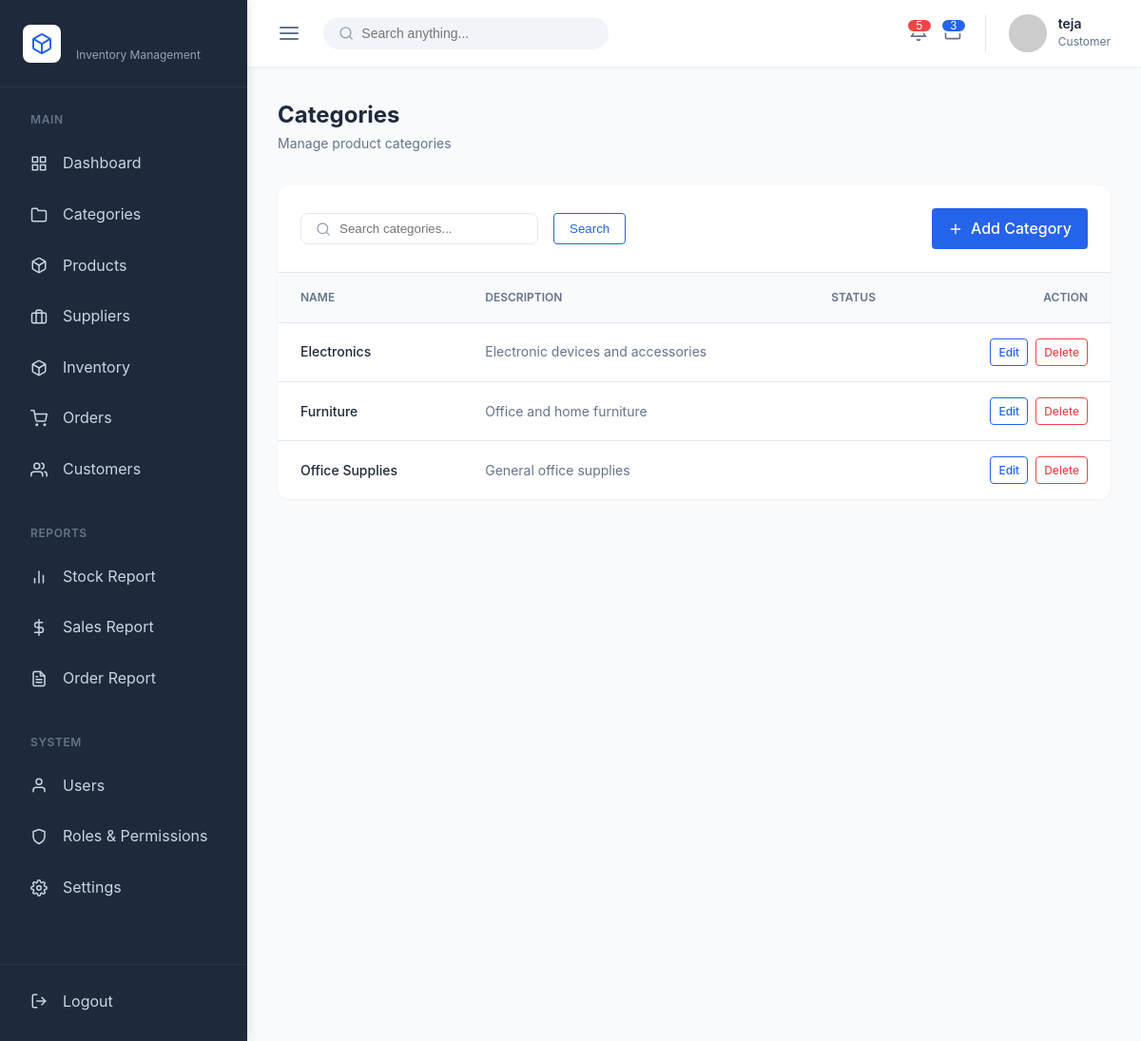
Page /categories/ (signed in) on the committed database.
### apps/accounts/models.py (models this page shows, shortened)
class User(AbstractUser):
    class Role(models.TextChoices):
        ADMIN = 'ADMIN', 'Admin'
        INVENTORY_MANAGER = 'INVENTORY_MANAGER', 'Inventory Manager'
        CUSTOMER = 'CUSTOMER', 'Customer'
    role = models.CharField(
        max_length=20,
        choices=Role.choices,
        default=Role.CUSTOMER
    )
    class Meta:
        db_table = 'auth_user'
        verbose_name = 'User'
        verbose_name_plural = 'Users'

### apps/categories/models.py (models this page shows, shortened)
class Category(models.Model):
    name = models.CharField(max_length=100, unique=True)
    description = models.TextField(blank=True)
    is_active = models.BooleanField(default=True, help_text="Designates whether this category should be treated as active.")
    created_at = models.DateTimeField(auto_now_add=True)
    updated_at = models.DateTimeField(auto_now=True)
    class Meta:
        db_table = 'categories'
        verbose_name_plural = 'Categories'
        ordering = ['name']

### apps/categories/views.py (the view)
# urls.py: path('', CategoryListView.as_view(), name='ui_category_list'),
class CategoryListView(LoginRequiredMixin, ListView):
    model = Category
    template_name = 'categories/list.html'
    context_object_name = 'categories'
    paginate_by = 10
    def get_queryset(self):
        queryset = Category.objects.all().order_by('name')
        q = self.request.GET.get('q')
        if q:
            queryset = queryset.filter(name__icontains=q)
        return queryset

### templates/categories/list.html (shortened to what this page needs)
{% extends "base.html" %}
{% load static %}
{% block content %}
<div class="page-header" style="margin-bottom: 2rem; display: flex; justify-content: space-between; align-items: center;">
    <div class="page-title">
        <h1 style="margin: 0; font-size: 1.5rem; font-weight: 700;">Categories</h1>
        <p style="margin: 0; color: var(--text-secondary); font-size: 0.875rem;">Manage product categories</p>
    </div>
</div>
<div class="table-container">
    <div class="table-header">
        <form method="GET" action="" style="display: flex; gap: 1rem; align-items: center;">
            <div style="position: relative;">
                <input type="text" name="q" value="{{ request.GET.q }}" placeholder="Search categories..." style="padding: 0.5rem 1rem 0.5rem 2.5rem; border: 1px solid var(--border-color); border-radius: 8px; width: 250px;">
            </div>
            <button type="submit" class="btn btn-outline">Search</button>
        </form>
        <div class="table-actions">
            <a href="{% url 'ui_category_create' %}" class="btn btn-primary" style="display: flex; align-items: center; gap: 0.5rem;">
                <svg width="16" height="16" viewBox="0 0 24 24" fill="none" stroke="currentColor" stroke-width="2" stroke-linecap="round" stroke-linejoin="round"><line x1="12" y1="5" x2="12" y2="19"></line><line x1="5" y1="12" x2="19" y2="12"></line></svg>
                Add Category
            </a>
        </div>
    </div>
    <table class="data-table">
        <thead>
            <tr>
                <th>Name</th>
                <th>Description</th>
                <th>Status</th>
                <th style="text-align: right;">Action</th>
            </tr>
        </thead>
        <tbody>
            {% for category in categories %}
            <tr>
                <td style="font-weight: 500;">{{ category.name }}</td>
                <td style="color: var(--text-secondary);">{{ category.description|truncatewords:10 }}</td>
                <td>
                </td>
                <td style="text-align: right; display: flex; gap: 0.5rem; justify-content: flex-end;">
                    <a href="{% url 'ui_category_edit' category.id %}" class="btn btn-outline" style="padding: 0.25rem 0.5rem; font-size: 0.75rem;">Edit</a>
                    <a href="{% url 'ui_category_delete' category.id %}" class="btn btn-outline" style="padding: 0.25rem 0.5rem; font-size: 0.75rem; color: var(--danger-color); border-color: var(--danger-color);">Delete</a>
                </td>
            </tr>
            {% endfor %}
        </tbody>
    </table>
</div>
{% endblock %}

### templates/includes/topbar.html (shortened to what this page needs)
<header class="topbar">
    <div class="topbar-left">
        <button class="menu-toggle">
            <svg width="24" height="24" viewBox="0 0 24 24" fill="none" stroke="currentColor" stroke-width="2" stroke-linecap="round" stroke-linejoin="round"><line x1="3" y1="12" x2="21" y2="12"></line><line x1="3" y1="6" x2="21" y2="6"></line><line x1="3" y1="18" x2="21" y2="18"></line></svg>
        </button>
        <form class="search-bar" action="#" method="GET">
            <svg width="18" height="18" viewBox="0 0 24 24" fill="none" stroke="#94a3b8" stroke-width="2" stroke-linecap="round" stroke-linejoin="round"><circle cx="11" cy="11" r="8"></circle><line x1="21" y1="21" x2="16.65" y2="16.65"></line></svg>
            <input type="text" name="q" placeholder="Search anything...">
        </form>
    </div>
    <div class="topbar-right">
        <div class="topbar-actions">
            <button class="action-btn">
                <span class="badge">5</span>
            </button>
            <button class="action-btn">
                <span class="badge" style="background-color: var(--primary-color);">3</span>
            </button>
        </div>
        <div class="user-profile">
            <img src="https://ui-avatars.com/api/?name={{ user.first_name|default:user.username }}&background=2563eb&color=fff" alt="User Avatar" class="avatar">
            <div class="user-info">
                <span class="user-name">{{ user.first_name|default:user.username }}</span>
                <span class="user-role">{{ user.get_role_display|default:"Administrator" }}</span>
            </div>
        </div>
    </div>
</header>

### static/css/base.css (style rules this page uses)
:root { --primary-color: #2563eb; --primary-hover: #1d4ed8; --secondary-color: #475569; --background-color: #f8fafc; --surface-color: #ffffff; --text-primary: #1e293b; --text-secondary: #64748b; --border-color: #e2e8f0; --danger-color: #ef4444; --success-color: #22c55e; }
* { margin: 0; padding: 0; box-sizing: border-box; }
body { font-family: -apple-system, BlinkMacSystemFont, "Segoe UI", Roboto, Helvetica, Arial, sans-serif; background-color: var(--background-color); color: var(--text-primary); line-height: 1.6; }
h1, h2, h3, h4, h5, h6 { color: var(--text-primary); margin-bottom: 0.5rem; }
a { color: var(--primary-color); text-decoration: none; }

### static/css/layout.css (style rules this page uses)
.topbar { height: 70px; background-color: #ffffff; display: flex; align-items: center; justify-content: space-between; padding: 0 2rem; box-shadow: 0 1px 3px rgba(0,0,0,0.05); z-index: 90; }
.topbar-left { display: flex; align-items: center; gap: 1.5rem; }
.menu-toggle { background: none; border: none; color: #64748b; cursor: pointer; display: flex; }
.search-bar { display: flex; align-items: center; background-color: #f1f5f9; border-radius: 20px; padding: 0.5rem 1rem; width: 300px; }
.search-bar input { border: none; background: none; outline: none; width: 100%; margin-left: 0.5rem; font-size: 0.875rem; }
.topbar-right { display: flex; align-items: center; gap: 1.5rem; }
.topbar-actions { display: flex; align-items: center; gap: 1rem; }
.action-btn { background: none; border: none; color: #64748b; position: relative; cursor: pointer; }
.badge { position: absolute; top: -5px; right: -5px; background-color: var(--danger-color); color: white; font-size: 0.65rem; width: 16px; height: 16px; border-radius: 50%; display: flex; align-items: center; justify-content: center; font-weight: bold; border: 2px solid white; }
.user-profile { display: flex; align-items: center; gap: 0.75rem; border-left: 1px solid #e2e8f0; padding-left: 1.5rem; }
.avatar { width: 40px; height: 40px; border-radius: 50%; object-fit: cover; background-color: #e2e8f0; }
.user-info { display: flex; flex-direction: column; }
.user-name { font-weight: 600; font-size: 0.875rem; line-height: 1.2; }
.user-role { font-size: 0.75rem; color: #64748b; }

### static/css/components.css (style rules this page uses)
.btn { display: inline-block; padding: 0.5rem 1rem; border-radius: 4px; font-weight: 500; cursor: pointer; text-align: center; border: 1px solid transparent; transition: all 0.2s; }
.btn-primary { background-color: var(--primary-color); color: white; }
.btn-outline { background-color: transparent; color: var(--primary-color); border-color: var(--primary-color); }

### static/css/tables.css (style rules this page uses)
.table-container { background: white; border-radius: 12px; box-shadow: 0 1px 3px rgba(0,0,0,0.05); overflow: hidden; margin-bottom: 2rem; }
.table-header { display: flex; justify-content: space-between; align-items: center; padding: 1.5rem; border-bottom: 1px solid var(--border-color); }
.table-actions { display: flex; gap: 1rem; align-items: center; }
.data-table { width: 100%; border-collapse: collapse; }
.data-table th { background-color: #f8fafc; text-align: left; padding: 1rem 1.5rem; font-size: 0.75rem; text-transform: uppercase; color: var(--text-secondary); font-weight: 600; border-bottom: 1px solid var(--border-color); }
.data-table td { padding: 1rem 1.5rem; font-size: 0.875rem; border-bottom: 1px solid var(--border-color); vertical-align: middle; }
.data-table tr:last-child td { border-bottom: none; }
.badge { display: inline-flex; align-items: center; padding: 0.25rem 0.75rem; border-radius: 9999px; font-size: 0.75rem; font-weight: 500; }

### rows in the picture
Category: name "Electronics", description "Electronic devices and accessories"
Category: name "Furniture", description "Office and home furniture"
Category: name "Office Supplies", description "General office supplies"

### other values in the picture
{{ user.first_name|default:user.username }} "teja"
{{ user.get_role_display|default:"Administrator" }} "Customer"
